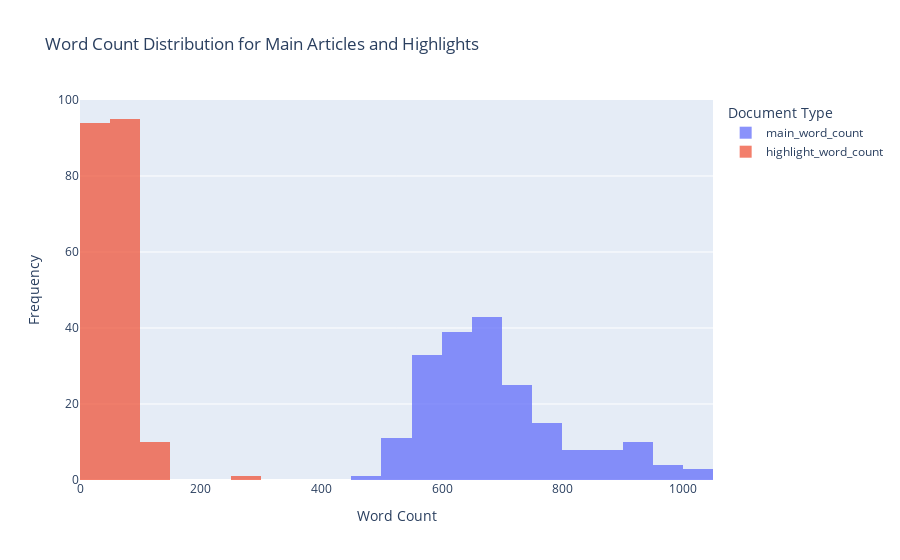

This figure's notebook cell:
### Markdown cell above
Histogram visualization for word count distribution after text preprocessing

### Code cell
import plotly.express as px

# Creating the plotly go object for histogram visualization
fig_word_count = px.histogram(
    df_processed_data,
    x=['main_word_count', 'highlight_word_count'], # setting main and highlights on x axis vs frequency on y
    labels={'value': 'Word Count', 'variable': 'Document Type'},
    nbins=30,  # setting the bins for histogram
    title="Word Count Distribution for Main Articles and Highlights"
)

# Customize the layout
fig_word_count.update_layout(
    xaxis_title="Word Count",
    yaxis_title="Frequency",
    barmode='overlay'  # plotting both main and highlights on same grid
)
fig_word_count.update_traces(opacity=0.75)  # opacity for overlay

# Display the histogram
fig_word_count.show()

### Figure 1 — Plotly figure (JSON) as saved in the notebook; plotly's stock layout.template omitted (floating-point values rounded to 4 significant figures; data arrays with more than 128 entries replaced by an {"elided": "..."} marker saying what was removed)
{"data": [{"alignmentgroup": "True", "bingroup": "x", "hovertemplate": "Document Type=main_word_count<br>Word Count=%{x}<br>count=%{y}<extra></extra>", "legendgroup": "main_word_count", "marker": {"color": "#636efa", "pattern": {"shape": ""}}, "name": "main_word_count", "nbinsx": 30, "offsetgroup": "main_word_count", "opacity": 0.75, "orientation": "v", "showlegend": true, "type": "histogram", "x": {"elided": "200 int values"}, "xaxis": "x", "yaxis": "y"}, {"alignmentgroup": "True", "bingroup": "x", "hovertemplate": "Document Type=highlight_word_count<br>Word Count=%{x}<br>count=%{y}<extra></extra>", "legendgroup": "highlight_word_count", "marker": {"color": "#EF553B", "pattern": {"shape": ""}}, "name": "highlight_word_count", "nbinsx": 30, "offsetgroup": "highlight_word_count", "opacity": 0.75, "orientation": "v", "showlegend": true, "type": "histogram", "x": {"elided": "200 int values"}, "xaxis": "x", "yaxis": "y"}], "layout": {"barmode": "overlay", "legend": {"title": {"text": "Document Type"}, "tracegroupgap": 0}, "title": {"text": "Word Count Distribution for Main Articles and Highlights"}, "xaxis": {"anchor": "y", "domain": [0, 1], "title": {"text": "Word Count"}}, "yaxis": {"anchor": "x", "domain": [0, 1], "title": {"text": "Frequency"}}}}
